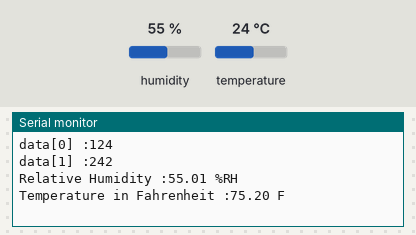
Recording of a sketch running on a simulated Arduino Uno, built with avr-gcc and run on an emulated ATmega328P. Shown: the last lines printed to the serial monitor. Wiring (inferred from the names in the program): HTU21/Si7021 sensor at I2C address 0x40. Inputs (shaded band) come from the test bench; at power-on: humidity 55 %, temperature 24 °C.

Above: at 1.5 s.
1.6 s: humidity set to 22 %
At 8.12 s:
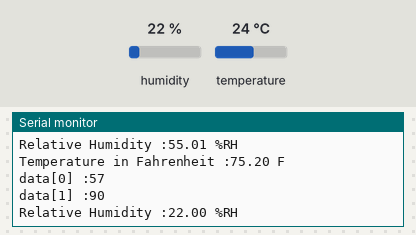
9.1 s: temperature set to 12 °C
At 16.3 s:
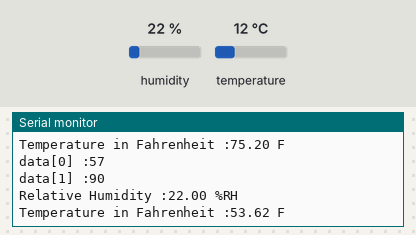
16.6 s: humidity set to 40 %
At 23.3 s:
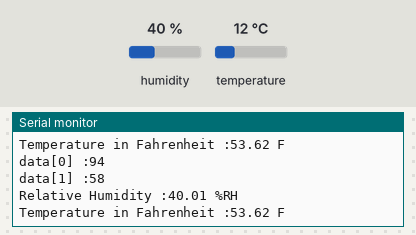
Timing chart, 0 to 24.8 s (numbered marks = the images above; inputs shaded):
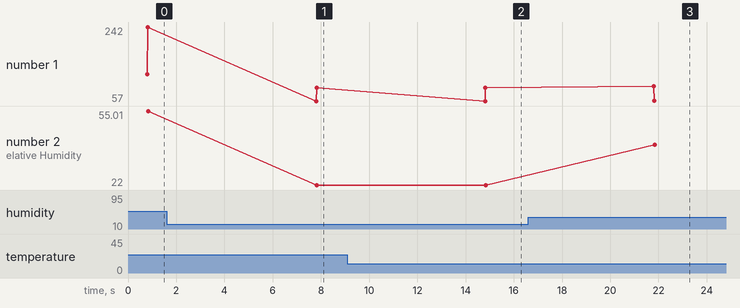

Measured:
- after the input at 1.6 s, the serial monitor: prints a new line after 6.2 s (image 1)
- after the input at 9.1 s, the serial monitor: prints a new line after 6.2 s (image 2)
- after the input at 16.6 s, the serial monitor: prints a new line after 5.2 s (image 3)
- plotted number 1: 242 → 90 after the input at 1.6 s, 90 → 58 after the input at 16.6 s
- plotted number 2: 55.01 → 22 after the input at 1.6 s, 22 → 40.01 after the input at 16.6 s

The sketch:

i2c.ino
```cpp
// (licence header left out)
#include<Wire.h>

// SHT25 I2C address is 0x40(64)
#define Addr 0x40

void setup()
{
  // Initialise I2C communication as MASTER
  Wire.begin();
  // Initialise serial communication, set baud rate = 9600
  Serial.begin(9600);
  delay(300);
}

void loop()
{
  unsigned int data[2];
  // Start I2C transmission
  Wire.beginTransmission(Addr);
  // Send humidity measurement command, NO HOLD master
  Wire.write(0xF5);
  // Stop I2C transmission
  Wire.endTransmission();
  delay(500);

  // Request 2 bytes of data
  Wire.requestFrom(Addr, 2);

  // Read 2 bytes of data
  // humidity msb, humidity lsb
  if(Wire.available() == 2)
  {
    data[0] = Wire.read();
    data[1] = Wire.read();

    // Convert the data
    float humidity = (((data[0] * 256.0 + data[1]) * 125.0) / 65536.0) - 6;

    // Output data to Serial Monitor
    Serial.print("data[0] :");
    Serial.println(data[0]);
    Serial.print("data[1] :");
    Serial.println(data[1]);

    Serial.print("Relative Humidity :");
    Serial.print(humidity);
    Serial.println(" %RH");
  }

  // Start I2C transmission
  Wire.beginTransmission(Addr);
  // Send temperature measurement command, NO HOLD master
  Wire.write(0xF3);
  // Stop I2C transmission
  Wire.endTransmission();
  delay(500);

  // Request 2 bytes of data
  Wire.requestFrom(Addr, 2);

  // Read 2 bytes of data
  // temp msb, temp lsb
  if(Wire.available() == 2)
  {
    data[0] = Wire.read();
    data[1] = Wire.read();

    // Convert the data
    float cTemp = (((data[0] * 256.0 + data[1]) * 175.72) / 65536.0) - 46.85;
    float fTemp = (cTemp * 1.8) + 32;

    // Output data to Serial Monitor
    ////Serial.print("Temperature in Celsius :");
    ////Serial.print(cTemp);
    ////Serial.println(" C");
    Serial.print("Temperature in Fahrenheit :");
    Serial.print(fTemp);
    Serial.println(" F");
  }
  delay(6000);
}
```
